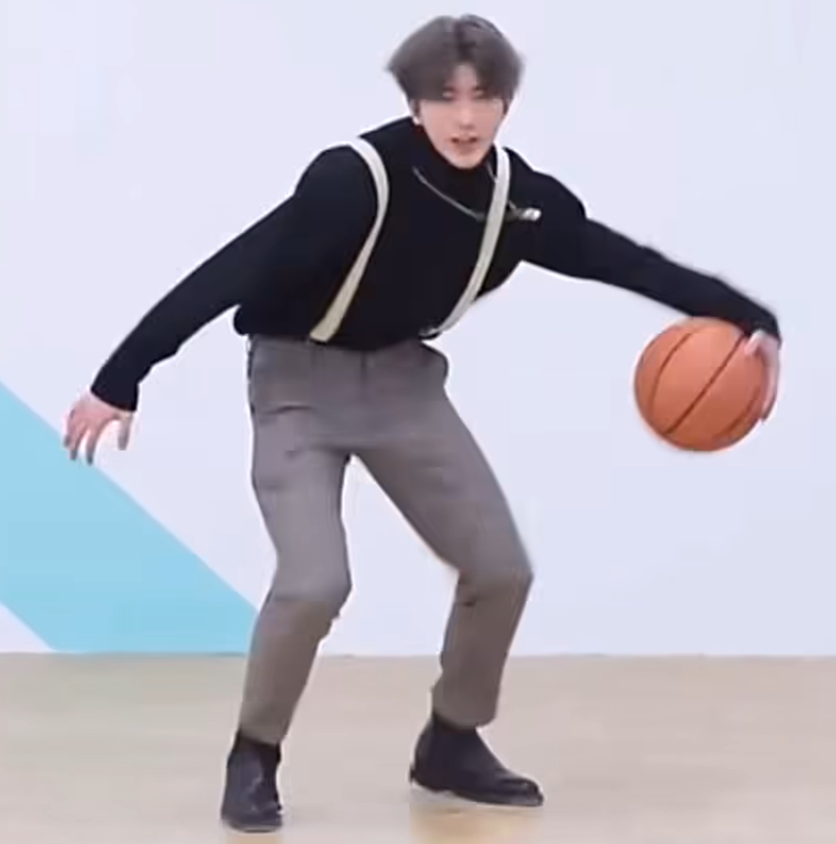
#> input picture fig2points/cxk.png, 836 x 844 px, shrunk from 1067 x 1076 before the run, found by its file name
$ python fig2points.py
#> lines starting #> are read from the running program, lines starting #| are printed output that depends on the picture; after the words box and inside, x2 and y2 are one past the last pixel; in counts of white or black regions, pixels touching at a corner belong together
import cv2 as cv
import numpy as np

# Load the image
img = cv.imread('./fig2points/cxk.png', cv.IMREAD_GRAYSCALE)
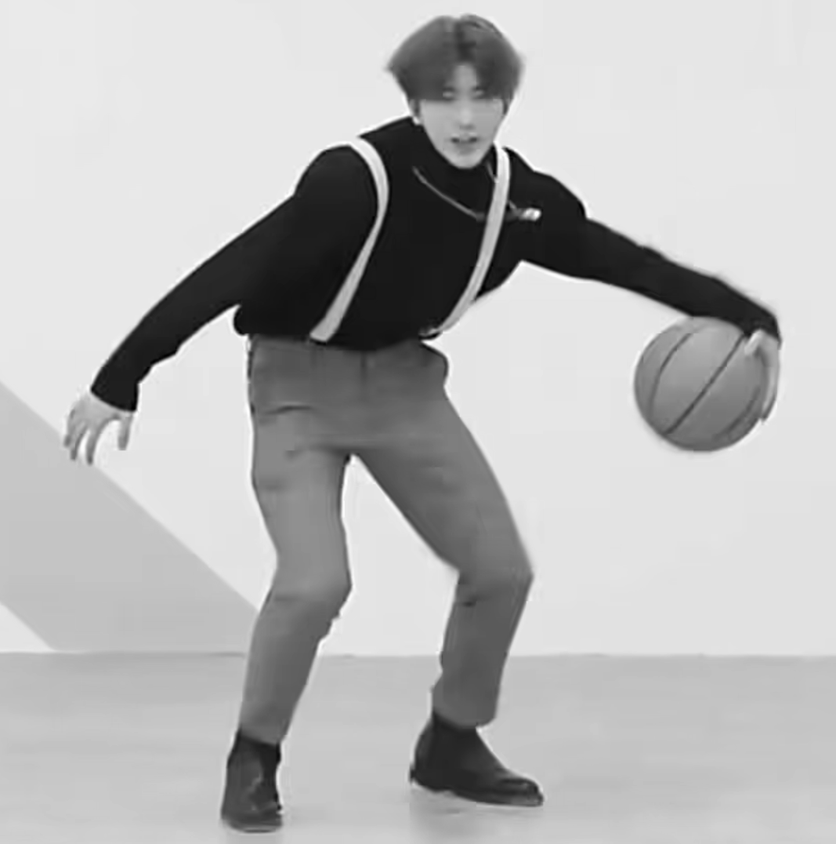
#> img: shape (844, 836); min 0, max 255, mean 183

# Threshold the image to create a binary image
_, binary_img = cv.threshold(img, 128, 255, cv.THRESH_BINARY)
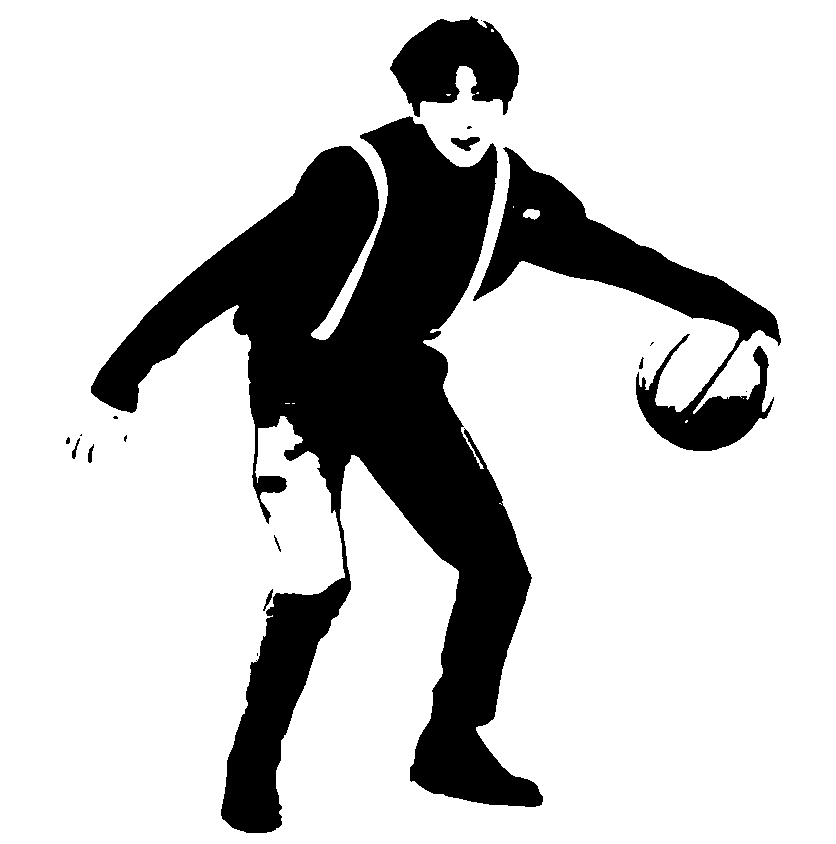
#> binary_img: shape (844, 836); 79% white; 18 black regions (8 under 20 px), largest, box (x1, y1, x2, y2) and area: (91, 116, 543, 833) 115681, (473, 147, 781, 451) 23578, (390, 16, 519, 117) 8080

# Find contours
contours, _ = cv.findContours(binary_img, cv.RETR_EXTERNAL, cv.CHAIN_APPROX_SIMPLE)
#> contours = [[[0, 0], [0, 843], [835, 843], [835, 0]]]

# Create an empty image for drawing contours
contour_img = np.zeros_like(img)

# Draw contours
cv.drawContours(contour_img, contours, -1, (255), thickness=cv.FILLED)
#> contour_img: shape (844, 836); every value is 255

# Display the result
cv.imshow('Original Image', img)
cv.imshow('Contours', contour_img)
cv.waitKey(0)
cv.destroyAllWindows()
